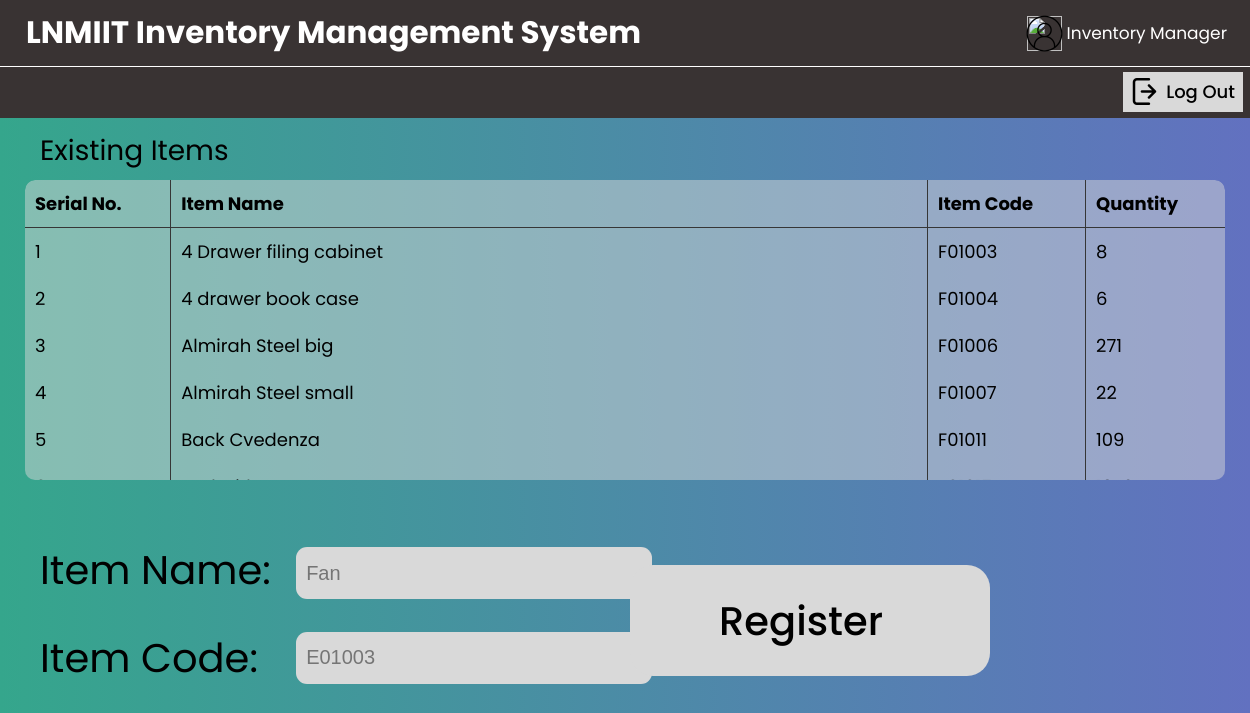
/inventory-manager/register-item/ (signed in), run on the app's committed database.
### myapp/models.py (models this page shows)
class Item(models.Model):
    Name = models.CharField(max_length=128)
    ItemCode = models.CharField(max_length=16, primary_key=True)
    Quantity = models.PositiveIntegerField(default=0)

### IM/views.py (the view, shortened to what this page needs)
# urls.py: path('register-item/', views.register_item, name='register-item'),
@login_required(login_url='login')
def register_item(request):
    if getRole(request) == "IM":
        items = Item.objects.all()
        return render(request, 'IM-register-item.html', {'items': items})
    else:
        return redirect('login')

### IM/views.py (called while the page is built)
def getRole(request):
    return Profile.objects.get(Owner=request.user).Role

### templates/IM-register-item.html (shortened to what this page needs)
{% load static %}
<!DOCTYPE html>
<html>
<head>
    <link rel="stylesheet" href="{% static 'css/global.css' %}"/>
    <link rel="stylesheet" href="{% static 'css/IM-register-item.css' %}"/>
</head>
<body>
<div class="add-new-item-div">
    <div class="rectangle-div9"></div>
    <div class="user-det-div1">
        <div class="inventory-manager-div1">Inventory Manager</div>
        <div class="user-div1">
            <img class="login-1-icon1" alt="" src="{% static 'img/login.png' %}"/>
        </div>
    </div>
    <b class="lnmiit-inventory-management-sy1">LNMIIT Inventory Management System</b>
    <button class="logout-button1" id="logOutButton">
        <div class="rectangle-div11"></div>
        <div class="log-out-div1">Log Out</div>
        <img class="logout-1-icon1" alt="" src="{% static 'img/logout.png' %}"/>
    </button>
    <div class="line-div1"></div>
    <div class="existing-items-div">Existing Items</div>
    <div class="scroll">
        <table>
            <tr>
                <th>Serial No.</th>
                <th>Item Name</th>
                <th>Item Code</th>
                <th>Quantity</th>
            </tr>
            {% for item in items %}
                <tr>
                    <td></td>
                    <td>{{ item.Name }}</td>
                    <td>{{ item.ItemCode }}</td>
                    <td>{{ item.Quantity }}</td>
                </tr>
            {% endfor %}
        </table>
    </div>
    <form method="POST" class="group-form">
        <div class="item-name-div">Item Name:</div>
        <div class="item-id-div">Item Code:</div>
        <input class="rectangle-div18" type="text" placeholder="Fan" required name="ItemName" maxlength="128">
        <input class="rectangle-div19" type="text" placeholder="E01003" required name="ItemCode" maxlength="16">
        <button class="submit-button" id="submitButton">
            <div class="rectangle-div20"></div>
            <div class="submit-div">Register</div>
        </button>
    </form>
</div>
</body>
</html>

### static/css/global.css (style rules this page uses)
:root { --font-poppins: Poppins; --font-inter: Inter; --font-size-sm: 17px; --font-size-base: 18px; --font-size-lg: 28px; --font-size-xl: 31px; --font-size-2xl: 32px; --font-size-3xl: 40px; --font-size-4xl: 65px; --color-white: #fff; --color-black: #000; --color-gray-100: #d9d9d9; --color-gray-200: #393333; --color-cyan: #4deaff; --padding-md: 10px; --br-xs: 7px; --br-sm: 11px; --br-md: 21px; --br-lg: 23px; }

### static/css/IM-register-item.css (style rules this page uses)
body { margin: 0; line-height: normal; overflow-x: hidden; background: linear-gradient(to right, #35a68c 0%, #6271c0 100%); }
.rectangle-div9 { position: absolute; top: 0; left: calc(50% - 720px); background-color: var(--color-gray-200); width: 100%; height: 66px; }
.inventory-manager-div1 { position: absolute; top: 11px; right: 0; display: inline-block; }
.login-1-icon1 { top: 0; width: 49px; }
.login-1-icon1, .user-det-div1, .user-div1 { position: absolute; height: 49px; }
.user-div1 { top: 0; width: 49px; }
.login-1-icon1 { right: 0; object-fit: cover; }
.user-div1 { right: 158px; }
.user-det-div1 { top: 9px; right: 23px; width: 207px; }
.lnmiit-inventory-management-sy1 { position: absolute; top: 9px; left: 26px; font-size: var(--font-size-xl); display: inline-block; }
.rectangle-div11 { position: absolute; top: 0; right: 0; background-color: var(--color-gray-100); width: 120px; height: 40px; }
.log-out-div1 { position: absolute; top: 6px; right: 8px; font-size: var(--font-size-base); font-weight: 500; font-family: var(--font-poppins); color: var(--color-black); text-align: center; display: inline-block; }
.logout-1-icon1 { position: absolute; top: 6px; right: 85px; width: 27px; height: 27px; object-fit: cover; }
.logout-button1 { cursor: pointer; border: 0; padding: 0; background-color: transparent; position: absolute; top: 72px; right: 7px; width: 120px; height: 40px; }
.line-div1, .rectangle-div17 { position: absolute; box-sizing: border-box; }
.line-div1 { top: 65.5px; border-top: 1px solid var(--color-white); width: 100%; height: 1px; }
.existing-items-div, .item-id-div, .item-name-div { position: absolute; color: var(--color-black); display: inline-block; }
.existing-items-div { top: 130px; left: 40px; font-size: var(--font-size-lg); width: 282px; height: 39px; }
.item-id-div, .item-name-div { left: 0; font-size: var(--font-size-3xl); font-family: var(--font-poppins); text-align: left; width: 399.06px; height: 56.91px; }
.item-name-div { top: 0; }
.item-id-div { top: 87.55px; }
.rectangle-div18 { top: 7.3px; left: 256.13px; border-style: none; border-radius: var(--br-sm); width: 343.87px; height: 49.61px; }
.rectangle-div18, .rectangle-div19 { padding-left: 10px; font-size: 20px; }
.rectangle-div18, .rectangle-div19, .rectangle-div20 { position: absolute; background-color: var(--color-gray-100); }
.rectangle-div19 { top: 91.92px; left: 256.13px; border-style: none; border-radius: var(--br-sm); width: 343.87px; height: 49.61px; }
.rectangle-div20 { top: 0; right: 0; border-radius: var(--br-lg); width: 360px; height: 111px; }
.submit-div { position: absolute; top: 26px; right: 107px; font-size: var(--font-size-3xl); font-weight: 500; font-family: var(--font-poppins); color: var(--color-black); text-align: center; display: inline-block; }
.submit-button { cursor: pointer; border: 0; padding: 0; background-color: transparent; position: absolute; top: 25px; right: 300px; width: 360px; height: 111px; }
.group-form { position: absolute; top: 540px; left: 40px; width: 100%; }
.add-new-item-div { position: relative; width: 100%; text-align: left; font-size: var(--font-size-sm); color: var(--color-white); font-family: var(--font-poppins); }
table { margin-left: auto; margin-right: auto; border-collapse: collapse; width: 100%; font-size: 18px; color: black; counter-reset: Serial; }
tr { background-color: rgba(217, 217, 217, 0.49); }
th, td { text-align: left; padding: 10px; }
tr > th { border-bottom: 1px solid #363636; }
tr > th:last-child { border-right: none; }
th { border-right: 1px solid #363636; }
th:first-child { border-top-left-radius: 10px; }
th:last-child { border-top-right-radius: 10px; }
tr td:first-child:before { counter-increment: Serial; content: "" counter(Serial); }
tr td { border-right: 1px solid #363636; }
tr td:last-child { border-right: none; }
.scroll { position: relative; top: 180px; height: 300px; overflow-y: auto; margin: auto; width: 96%; border-radius: 10px; scrollbar-width: none; }

### data on the page
Item: Name "4 Drawer filing cabinet", ItemCode "F01003", Quantity "8"
Item: Name "4 drawer book case", ItemCode "F01004", Quantity "6"
Item: Name "Almirah Steel big", ItemCode "F01006", Quantity "271"
Item: Name "Almirah Steel small", ItemCode "F01007", Quantity "22"
Item: Name "Back Cvedenza", ItemCode "F01011", Quantity "109"
